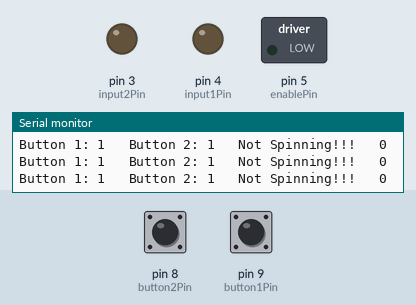
Simulated run of this sketch. Board: Arduino Uno, built with avr-gcc and run on an emulated ATmega328P. Shown: switched loads named in the sketch (green lamp = pin HIGH), output pins drawn as LEDs (lit = HIGH), the last lines printed to the serial monitor. Inputs (shaded band) come from the test bench; at power-on: pin 8 (button2Pin) HIGH, pin 9 (button1Pin) HIGH.

Above: at 1.3 s.
1.4 s: pin 8 (button2Pin) pulled LOW for 1 s
At 2.7 s:
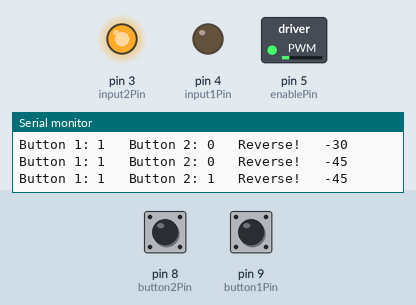
3.9 s: pin 9 (button1Pin) pulled LOW for 1 s
At 6.1 s:
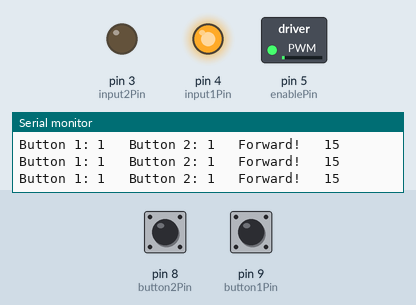
6.4 s: pin 8 (button2Pin) pulled LOW for 0.3 s
At 6.76 s:
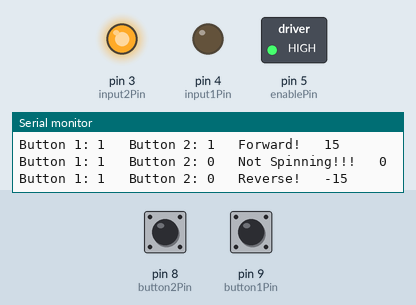
8.3 s: pin 9 (button1Pin) pulled LOW for 3.2 s
At 12.6 s:
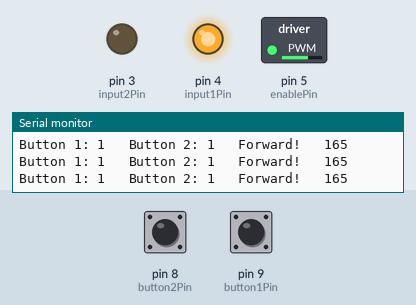
13.0 s: pin 8 (button2Pin) pulled LOW for 3.2 s
At 13.95 s:
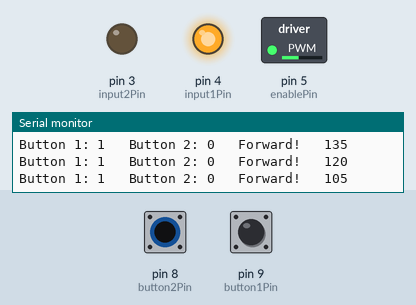
17.7 s: pin 8 (button2Pin) pulled LOW for 1 s
At 18.9 s:
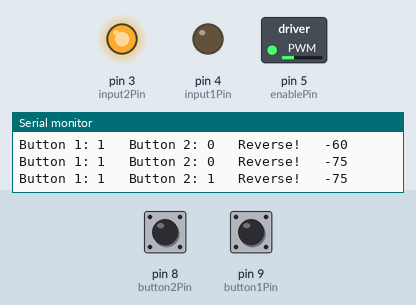
Timing chart, 0 to 20.7 s (numbered marks = the images above; inputs shaded):
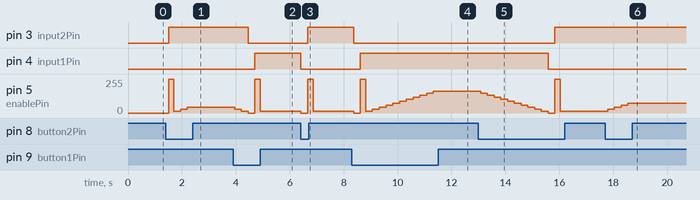

The sketch:

arduino_project_control_dc_motor_with_2_pushbuttons.ino
```cpp
int button1Pin = 9;
int button2Pin = 8;
int button1Val;
int button2Val;
int enablePin = 5;
int input1Pin = 4;
int input2Pin = 3;
int speed = 0;
int stepSize = 15;
int dt = 250;

void setup(){

  pinMode(button1Pin, INPUT);
  pinMode(button2Pin, INPUT);

  digitalWrite(button1Pin, HIGH);
  digitalWrite(button2Pin, HIGH);

  Serial.begin(9600);

  pinMode(enablePin, OUTPUT);
  pinMode(input1Pin, OUTPUT);
  pinMode(input2Pin, OUTPUT);

}

void loop(){

  button1Val = digitalRead(button1Pin);
  button2Val = digitalRead(button2Pin);
  Serial.print("Button 1: ");
  Serial.print(button1Val);
  Serial.print("   Button 2: ");
  Serial.print(button2Val);

  bool wasStopped = (speed == 0);

  if( button1Val == 0 && button2Val == 0){

  }
  else if(button1Val == 0 && button2Val == 1){

    if(speed <= (255 - stepSize)){
      speed += stepSize;

      if(wasStopped) {
        digitalWrite(input1Pin, HIGH);
        digitalWrite(input2Pin, LOW);
        analogWrite(enablePin, 255);
        delay(200);
      }

    }

  }
  else if(button1Val == 1 && button2Val == 0){
    if(speed >= -(255 - stepSize)){
      speed -= stepSize;

      if(wasStopped) {
        digitalWrite(input1Pin, LOW);
        digitalWrite(input2Pin, HIGH);
        analogWrite(enablePin, 255);
        delay(200);
      }

    }
  }


  if(speed == 0){

  	analogWrite(enablePin, speed);
    digitalWrite(input1Pin, LOW);
    digitalWrite(input2Pin, LOW);
    Serial.print("   Not Spinning!!!");

  }
  else if(speed > 0){

  	analogWrite(enablePin, speed);
    digitalWrite(input1Pin, HIGH);
    digitalWrite(input2Pin, LOW);
    Serial.print("   Forward!");

  }
  else if(speed < 0){

    analogWrite(enablePin, abs(speed));
    digitalWrite(input1Pin, LOW);
    digitalWrite(input2Pin, HIGH);
    Serial.print("   Reverse!");

  }

  Serial.print("   ");
  Serial.println(speed);

  delay(dt);
}
```

Measured:
- after the input at 1.4 s, pin 3 (input2Pin): LOW → HIGH after 0.10 s; pin 5 (enablePin): 0/255 → 255/255 after 0.10 s, → 15/255 0.20 s later, → 30/255 0.25 s later, → 45/255 0.25 s later
- after the input at 3.9 s, pin 3 (input2Pin): HIGH → LOW after 0.56 s; pin 4 (input1Pin): LOW → HIGH after 0.81 s; pin 5 (enablePin): 45/255 → 30/255 after 0.06 s, → 15/255 0.25 s later, → 0/255 0.25 s later, → 255/255 0.25 s later, … (5 changes in this stretch)
- after the input at 6.4 s, pin 3 (input2Pin): LOW → HIGH after 0.27 s; pin 4 (input1Pin): HIGH → LOW at once; pin 5 (enablePin): 15/255 → 0/255 at once, → 255/255 0.25 s later, → 15/255 0.20 s later
- after the input at 8.3 s, pin 3 (input2Pin): HIGH → LOW after 0.07 s; pin 4 (input1Pin): LOW → HIGH after 0.32 s; pin 5 (enablePin): 15/255 → 0/255 after 0.07 s, → 255/255 0.25 s later, → 15/255 0.20 s later, → 30/255 0.25 s later, … (13 changes in this stretch)
- after the input at 13.0 s, pin 3 (input2Pin): LOW → HIGH after 2.8 s; pin 4 (input1Pin): HIGH → LOW after 2.6 s; pin 5 (enablePin): 165/255 → 150/255 after 0.08 s, → 135/255 0.25 s later, → 120/255 0.25 s later, → 105/255 0.25 s later, … (13 changes in this stretch)
- after the input at 17.7 s, pin 5 (enablePin): 15/255 → 30/255 after 0.09 s, → 45/255 0.25 s later, → 60/255 0.25 s later, → 75/255 0.25 s later
